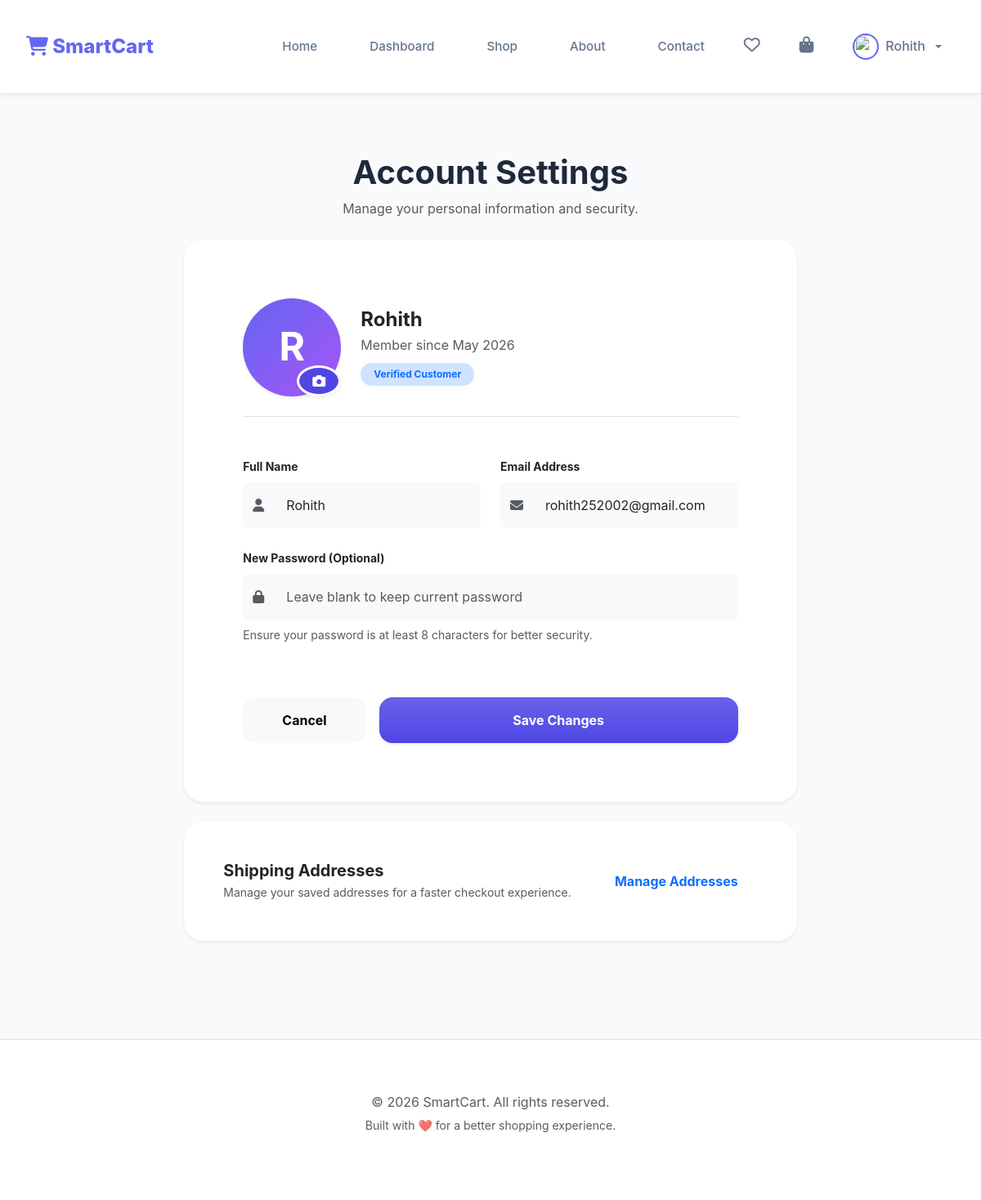
Screenshot of /profile (signed in) with the database file from the repository.
### tables this page shows
CREATE TABLE users (
        user_id INTEGER PRIMARY KEY AUTOINCREMENT,
        name TEXT NOT NULL,
        email TEXT UNIQUE NOT NULL,
        password TEXT NOT NULL,
        profile_image TEXT DEFAULT NULL,
        reset_token TEXT DEFAULT NULL,
        created_at TIMESTAMP DEFAULT CURRENT_TIMESTAMP
    );

### app.py (the view, shortened to what this page needs)
@app.route('/profile', methods=['GET', 'POST'])
def user_profile():
    if 'user_id' not in session:
        flash("Please login to view your profile.", "warning")
        return redirect(url_for('user_login'))
    user_id = session['user_id']
    conn = get_db_connection()
    cursor = conn.cursor()
    cursor.execute("SELECT * FROM users WHERE user_id = ?", (user_id,))
    user = cursor.fetchone()
    cursor.close()
    conn.close()
    return render_template('user/profile.html', user=user)

### app.py (called while the page is built, shortened)
@app.template_filter('strftime')
def _jinja2_filter_datetime(date, fmt=None):
    if date is None:
        return ""
    if fmt:
        return date.strftime(fmt)
    else:
        return date.strftime('%d %b, %Y')

def get_db_connection():
    try:
        conn = sqlite3.connect(app.config['DATABASE_PATH'], detect_types=sqlite3.PARSE_DECLTYPES)
        conn.row_factory = sqlite3.Row
        conn.execute("PRAGMA foreign_keys = ON")
        return conn
    except sqlite3.Error as err:
        print(f"Error: {err}")
        return None

### templates/user/profile.html (shortened to what this page needs)
{% extends "user/base.html" %}
{% block content %}
<div class="row justify-content-center py-5">
    <div class="col-lg-8">
        <div class="text-center mb-4">
            <h1 class="display-6 fw-bold">Account Settings</h1>
            <p class="text-muted">Manage your personal information and security.</p>
        </div>
        <div class="card border-0 shadow-sm overflow-hidden" style="border-radius: 24px;">
            <div class="card-body p-4 p-md-5">
                <form action="{{ url_for('user_profile') }}" method="POST" enctype="multipart/form-data">
                    <div class="d-flex flex-column flex-sm-row align-items-center gap-4 mb-5 pb-4 border-bottom">
                        <div class="position-relative">
                            {% if user.profile_image and user.profile_image != 'default.png' %}
                            <img src="{{ url_for('static', filename='uploads/user_profiles/' + user.profile_image) }}"
                                 alt="Profile Photo" id="profilePreview"
                                 class="rounded-circle shadow-sm"
                                 style="width: 120px; height: 120px; object-fit: cover; border: 4px solid #f5f3ff;">
                            {% else %}
                            <div id="profileInitial" class="rounded-circle shadow-sm d-flex align-items-center justify-content-center text-white fw-bold"
                                 style="width: 120px; height: 120px; background: var(--primary-gradient); font-size: 3rem;">
                                {{ user.name[0]|upper }}
                            </div>
                            {% endif %}
                            <label for="profile_image" class="btn btn-primary position-absolute bottom-0 end-0 rounded-circle d-flex align-items-center justify-content-center shadow-sm"
                                   style="width: 38px; height: 38px; border: 3px solid white; cursor: pointer;" title="Change photo">
                                <i class="fas fa-camera fs-6"></i>
                            </label>
                        </div>
                        <div class="text-center text-sm-start">
                            <h2 class="h4 fw-bold mb-1">{{ user.name }}</h2>
                            <p class="text-muted mb-2">Member since {{ user.created_at | strftime('%B %Y') if user.created_at else 'recently' }}</p>
                            <span class="badge bg-primary-subtle text-primary px-3 py-2 rounded-pill small">Verified Customer</span>
                        </div>
                    </div>
                    <div class="row g-4 mb-4">
                        <div class="col-md-6">
                            <label class="form-label fw-bold text-dark small">Full Name</label>
                            <div class="input-group">
                                <span class="input-group-text bg-light border-0"><i class="fas fa-user text-muted"></i></span>
                                <input type="text" name="name" value="{{ user.name }}" class="form-control bg-light border-0 py-3 rounded-end" required>
                            </div>
                        </div>
                        <div class="col-md-6">
                            <label class="form-label fw-bold text-dark small">Email Address</label>
                            <div class="input-group">
                                <span class="input-group-text bg-light border-0"><i class="fas fa-envelope text-muted"></i></span>
                                <input type="email" name="email" value="{{ user.email }}" class="form-control bg-light border-0 py-3 rounded-end" required>
                            </div>
                        </div>
                    </div>
                    <div class="mb-5">
                        <label class="form-label fw-bold text-dark small">New Password (Optional)</label>
                        <div class="input-group">
                            <span class="input-group-text bg-light border-0"><i class="fas fa-lock text-muted"></i></span>
                            <input type="password" name="new_password" placeholder="Leave blank to keep current password" class="form-control bg-light border-0 py-3 rounded-end">
                        </div>
                        <div class="form-text mt-2 small">Ensure your password is at least 8 characters for better security.</div>
                    </div>
                    <div class="d-flex flex-column-reverse flex-sm-row justify-content-end gap-3 pt-3">
                        <a href="{{ url_for('user_dashboard') }}" class="btn btn-light px-5 py-3 fw-bold rounded-4">Cancel</a>
                        <button type="submit" class="btn btn-primary bg-gradient px-5 py-3 fw-bold rounded-4 shadow-sm">Save Changes</button>
                    </div>
                </form>
            </div>
        </div>
        <div class="card border-0 shadow-sm mt-4 overflow-hidden" style="border-radius: 24px;">
            <div class="card-body p-4">
                <div class="row align-items-center g-4">
                    <div class="col-sm">
                        <h3 class="h5 fw-bold mb-1">Shipping Addresses</h3>
                        <p class="text-muted small mb-0">Manage your saved addresses for a faster checkout experience.</p>
                    </div>
                    <div class="col-sm-auto">
                        <a href="{{ url_for('user_addresses') }}" class="btn btn-outline-primary px-4 py-2 fw-bold rounded-pill">Manage Addresses</a>
                    </div>
                </div>
            </div>
        </div>
    </div>
</div>
</div>
{% endblock %}

### templates/user/base.html (shortened to what this page needs)
<!DOCTYPE html>
<html lang="en">
<head>
    <link href="https://cdn.jsdelivr.net/npm/bootstrap@5.3.0/dist/css/bootstrap.min.css" rel="stylesheet">
    <link rel="stylesheet" href="{{ url_for('static', filename='css/style.css') }}">
    <link rel="stylesheet" href="https://cdnjs.cloudflare.com/ajax/libs/font-awesome/6.4.0/css/all.min.css">
</head>
<body>
    <nav class="navbar navbar-expand-lg sticky-top">
        <div class="container">
            <a class="navbar-brand" href="/">
                <i class="fas fa-shopping-cart"></i> SmartCart
            </a>
            <div class="collapse navbar-collapse" id="navbarNav">
                <ul class="navbar-nav ms-auto mb-2 mb-lg-0">
                    <li class="nav-item">
                        <a class="nav-link {% if request.endpoint == 'index' %}active{% endif %}" href="/">Home</a>
                    </li>
                    {% if request.endpoint not in ['user_login', 'user_signup', 'admin_login', 'admin_signup', 'superadmin_login'] %}
                        {% if session.get('user_id') %}
                        <li class="nav-item">
                            <a class="nav-link {% if request.endpoint == 'user_dashboard' %}active{% endif %}" href="{{ url_for('user_dashboard') }}">Dashboard</a>
                        </li>
                        {% endif %}
                        <li class="nav-item">
                            <a class="nav-link {% if request.endpoint == 'shop' %}active{% endif %}" href="{{ url_for('shop') }}">Shop</a>
                        </li>
                    {% endif %}
                    <li class="nav-item">
                        <a class="nav-link {% if request.endpoint == 'about' %}active{% endif %}" href="{{ url_for('about') }}">About</a>
                    </li>
                    <li class="nav-item">
                        <a class="nav-link {% if request.endpoint == 'contact' %}active{% endif %}" href="{{ url_for('contact') }}">Contact</a>
                    </li>
                </ul>
                <div class="d-flex align-items-center gap-3">
                    {% if not session.get('user_id') and not session.get('admin_id') %}
                        <a href="{{ url_for('user_login') }}" class="nav-link">Login</a>
                        <a href="{{ url_for('user_signup') }}" class="btn-gradient px-4 py-2">Sign Up</a>
                    {% else %}
                        {% if session.get('user_id') and request.endpoint not in ['user_login', 'user_signup', 'admin_login', 'admin_signup', 'superadmin_login'] %}
                            <a href="{{ url_for('view_wishlist') }}" class="nav-link" title="Wishlist">
                                <i class="far fa-heart fs-5"></i>
                            </a>
                            <a href="{{ url_for('view_cart') }}" class="nav-link position-relative" title="Cart">
                                <i class="fas fa-shopping-bag fs-5"></i>
                                {% set cart_count = session.get('cart', {})|length %}
                            </a>
                            <div class="dropdown">
                                <a class="nav-link dropdown-toggle d-flex align-items-center gap-2" href="#" role="button" data-bs-toggle="dropdown" aria-expanded="false">
                                    <img src="{{ url_for('static', filename='uploads/user_profiles/' + session.get('user_profile_image', 'default.png')) }}" style="width: 32px; height: 32px; border-radius: 50%; object-fit: cover; border: 2px solid #6366f1;">
                                    <span class="d-none d-sm-inline">{{ session.get('user_name') }}</span>
                                </a>
                            </div>
                        {% elif session.get('admin_id') and request.endpoint not in ['user_login', 'user_signup', 'admin_login', 'admin_signup', 'superadmin_login'] %}
                            <a href="{{ url_for('admin_logout') }}" class="btn btn-light rounded-pill px-4">Logout</a>
                        {% endif %}
                    {% endif %}
                </div>
            </div>
        </div>
    </nav>
    <div class="container py-4">
        {% block content %}{% endblock %}
    <footer class="py-5 bg-white border-top mt-5">
        <div class="container text-center text-muted">
            <p class="mb-1">&copy; 2026 SmartCart. All rights reserved.</p>
            <p class="small">Built with ❤️ for a better shopping experience.</p>
        </div>
    </footer>
</body>
</html>

### static/css/style.css (style rules this page uses)
:root { --primary-color: #4f46e5; --primary-hover: #4338ca; --secondary-color: #f8fafc; --accent-color: #06b6d4; --text-primary: #1e293b; --text-secondary: #64748b; --bg-main: #f1f5f9; --card-bg: #ffffff; --success: #10b981; --danger: #ef4444; --warning: #f59e0b; --shadow: 0 4px 6px -1px rgb(0 0 0 / 0.1), 0 2px 4px -2px rgb(0 0 0 / 0.1); --shadow-lg: 0 10px 15px -3px rgb(0 0 0 / 0.1), 0 4px 6px -4px rgb(0 0 0 / 0.1); --radius: 12px; }
* { margin: 0; padding: 0; box-sizing: border-box; font-family: 'Inter', -apple-system, sans-serif; }
body { background-color: var(--bg-main); color: var(--text-primary); line-height: 1.6; }
.container { max-width: 1400px; margin: 0 auto; padding: 1rem 2rem; }
.form-control { width: 100%; padding: 0.75rem 1rem; border: 1px solid #e2e8f0; border-radius: 8px; outline: none; transition: border-color 0.2s; }
.btn { display: inline-block; padding: 0.75rem 1.5rem; border-radius: 8px; font-weight: 600; text-decoration: none; cursor: pointer; transition: all 0.2s; border: none; text-align: center; }
.btn-primary { background-color: var(--primary-color); color: white; width: 100%; }
.nav-item { text-decoration: none; color: var(--text-secondary); font-weight: 500; font-size: 0.95rem; padding: 0.5rem 1rem; border-radius: 8px; transition: all 0.2s; display: flex; align-items: center; gap: 0.5rem; }
.card { background: white; border-radius: var(--radius); padding: 1.5rem; box-shadow: var(--shadow); }

### templates/user/base.html (style rules this page uses)
:root { --primary-gradient: linear-gradient(135deg, #6366f1 0%, #a855f7 100%); --font-main: 'Outfit', sans-serif; }
body { font-family: var(--font-main); background-color: #f8fafc; color: #1e293b; }
.navbar { background: rgba(255, 255, 255, 0.9) !important; backdrop-filter: blur(10px); border-bottom: 1px solid #e2e8f0; padding: 0.8rem 0; box-shadow: 0 4px 6px -1px rgba(0, 0, 0, 0.05); }
.navbar-brand { font-size: 1.5rem; font-weight: 800; color: #6366f1 !important; }
.nav-link { color: #64748b !important; font-weight: 500; transition: color 0.3s; padding: 0.5rem 1rem !important; }

### rows the page displays
users: get "Rohith", name "R", name "Rohith", created_at|strftime "May 2026", email "rohith252002@gmail.com"
